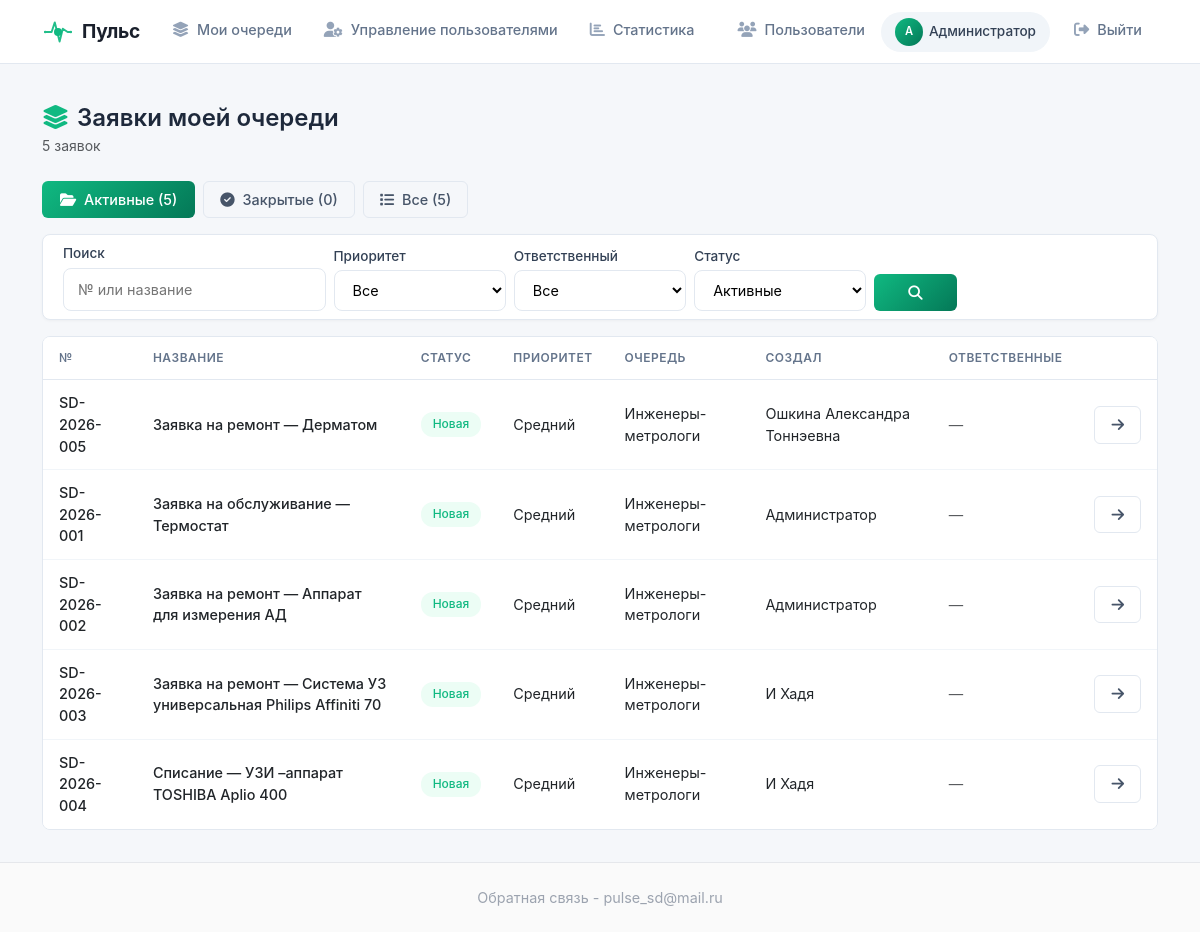
The app's page /queue-tickets (signed in) with its own data.
### models.py (models this page shows, shortened)
class User(UserMixin, db.Model):
    id = db.Column(db.Integer, primary_key=True)
    username = db.Column(db.String(80), unique=True, nullable=False)
    password = db.Column(db.String(200), nullable=False)
    full_name = db.Column(db.String(300), nullable=True)
    email = db.Column(db.String(120), unique=True, nullable=False)
    phone = db.Column(db.String(20), nullable=True)
    department = db.Column(db.String(200), nullable=True)
    position = db.Column(db.String(200), nullable=True)
    office = db.Column(db.String(50), nullable=True)
    is_admin = db.Column(db.Boolean, default=False)
    created_at = db.Column(db.DateTime, default=datetime.now(tz))
    notify_email = db.Column(db.Boolean, default=True)
    queues = db.relationship('Queue', secondary='user_queue', back_populates='members')
    admin_queues = db.relationship('Queue', secondary='queue_admins', back_populates='admins')
    assigned_tickets = db.relationship('Ticket', secondary='ticket_assignees', back_populates='assignees')
    created_tickets = db.relationship('Ticket', foreign_keys='Ticket.created_by_id', backref='creator')
    allowed_queues = db.relationship(
        'Queue',
        secondary='queue_links',
        primaryjoin='Queue.id == queue_links.c.queue_from',
        secondaryjoin='Queue.id == queue_links.c.queue_to',
        backref='allowed_by_queues'
    )
    bookings = db.relationship('Booking', backref='user', lazy=True)

class Ticket(db.Model):
    id = db.Column(db.Integer, primary_key=True)
    ticket_number = db.Column(db.String(20), unique=True, nullable=False)
    title = db.Column(db.String(200), nullable=False)
    description = db.Column(db.Text, nullable=False)
    status = db.Column(db.String(50), default='Новая')
    priority = db.Column(db.String(20), default='Средний')
    start_date = db.Column(db.DateTime, nullable=True)
    deadline = db.Column(db.DateTime, nullable=True)
    actual_deadline = db.Column(db.DateTime, nullable=True)
    created_by_id = db.Column(db.Integer, db.ForeignKey('user.id'))
    queue_id = db.Column(db.Integer, db.ForeignKey('queue.id'), nullable=True)
    rating = db.Column(db.Integer, nullable=True)
    feedback_text = db.Column(db.Text, nullable=True)
    created_at = db.Column(db.DateTime, default=datetime.now(tz))
    updated_at = db.Column(db.DateTime, default=datetime.now(tz), onupdate=datetime.now(tz))
    closed_at = db.Column(db.DateTime, nullable=True)
    assignees = db.relationship('User', secondary='ticket_assignees', back_populates='assigned_tickets')
    attachments = db.relationship('Attachment', backref='ticket', lazy=True)
    metrologist_request = db.relationship(
        'MetrologistRequest',
        back_populates='ticket',
        uselist=False,
        cascade='all, delete-orphan'
    )

class Queue(db.Model):
    id = db.Column(db.Integer, primary_key=True)
    name = db.Column(db.String(100), nullable=False, unique=True)
    description = db.Column(db.Text, nullable=True)
    is_active = db.Column(db.Boolean, default=True)
    queue_type = db.Column(db.String(50), default='default')
    created_at = db.Column(db.DateTime, default=datetime.now(tz))
    created_by_id = db.Column(db.Integer, db.ForeignKey('user.id'))
    mail = db.Column(db.Text,default = None)
    admins = db.relationship('User', secondary='queue_admins', back_populates='admin_queues')
    members = db.relationship('User', secondary='user_queue', back_populates='queues')
    tickets = db.relationship('Ticket', backref='queue', lazy=True)
    cars = db.relationship('Car', backref='queue', lazy=True)
    created_by = db.relationship('User', foreign_keys=[created_by_id])

### core/tickets.py (the view, shortened to what this page needs)
@tickets_bp.route('/queue-tickets')
@login_required
def queue_tickets():
    queue_ids = [q.id for q in current_user.queues]
    if not queue_ids:
        return render_template('queue_tickets.html', tickets=[], total_count=0, active_count=0, closed_count=0)
    query = Ticket.query.filter(Ticket.queue_id.in_(queue_ids))
    status_filter = request.args.get('status', 'active')
    search = request.args.get('search', '').strip()
    priority = request.args.get('priority', '').strip()
    assignee = request.args.get('assignee', '')
    if status_filter == 'active':
        query = query.filter(Ticket.status.in_(['Новая', 'В работе']))
    elif status_filter == 'closed':
        query = query.filter(Ticket.status == 'Закрыта')
    elif status_filter == 'all':
        pass
    else:
        query = query.filter(Ticket.status == status_filter)
    if priority:
        query = query.filter(Ticket.priority == priority)
    if assignee == 'me':
        query = query.filter(Ticket.assignees.any(id=current_user.id))
    elif assignee == 'unassigned':
        query = query.filter(~Ticket.assignees.any())
    tickets = query.order_by(Ticket.created_at.desc()).all()
    base_query = Ticket.query.filter(Ticket.queue_id.in_(queue_ids))
    total_count = base_query.count()
    active_count = base_query.filter(Ticket.status.in_(['Новая', 'В работе'])).count()
    closed_count = base_query.filter(Ticket.status == 'Закрыта').count()
    return render_template('queue_tickets.html',
                         tickets=tickets,
                         total_count=total_count,
                         active_count=active_count,
                         closed_count=closed_count,
                         status_filter=status_filter,
                         search_query=search,
                         priority_filter=priority,
                         assignee_filter=assignee)

### templates/queue_tickets.html (shortened to what this page needs)
{% extends "base.html" %}
{% block content %}
<div class="d-flex justify-content-between align-items-center mb-4">
    <div>
        <h4 class="mb-0 fw-semibold">
            <i class="fas fa-layer-group me-2" style="color: var(--primary);"></i>Заявки моей очереди
        </h4>
        <span class="text-muted small">{{ tickets|length }} заявок</span>
    </div>
</div>
<div class="row g-2 mb-3">
    <div class="col-auto">
        <a href="{{ url_for('tickets.queue_tickets', status='active') }}" class="btn btn-sm {% if status_filter == 'active' %}btn-primary-gradient{% else %}btn-outline-modern{% endif %}">
            <i class="fas fa-folder-open me-1"></i> Активные ({{ active_count }})
        </a>
    </div>
    <div class="col-auto">
        <a href="{{ url_for('tickets.queue_tickets', status='closed') }}" class="btn btn-sm {% if status_filter == 'closed' %}btn-primary-gradient{% else %}btn-outline-modern{% endif %}">
            <i class="fas fa-check-circle me-1"></i> Закрытые ({{ closed_count }})
        </a>
    </div>
    <div class="col-auto">
        <a href="{{ url_for('tickets.queue_tickets', status='all') }}" class="btn btn-sm {% if status_filter == 'all' %}btn-primary-gradient{% else %}btn-outline-modern{% endif %}">
            <i class="fas fa-list me-1"></i> Все ({{ total_count }})
        </a>
    </div>
</div>
<div class="card-modern mb-3 animate-fade-in">
    <div class="card-body py-2">
        <form method="GET" action="{{ url_for('tickets.queue_tickets') }}" class="row g-2 align-items-end">
            <div class="col-md-3">
                <label class="form-label-modern small">Поиск</label>
                <input type="text" class="form-control-modern" name="search" value="{{ search_query }}" placeholder="№ или название">
            </div>
            <div class="col-md-2">
                <label class="form-label-modern small">Приоритет</label>
                <select class="form-select-modern" name="priority">
                    <option value="">Все</option>
                </select>
            </div>
            <div class="col-md-2">
                <label class="form-label-modern small">Ответственный</label>
                <select class="form-select-modern" name="assignee">
                    <option value="">Все</option>
                </select>
            </div>
            <div class="col-md-2">
                <label class="form-label-modern small">Статус</label>
                <select class="form-select-modern" name="status">
                    <option value="active" {% if status_filter == 'active' %}selected{% endif %}>Активные</option>
                </select>
            </div>
            <div class="col-md-1">
                <button type="submit" class="btn btn-primary-gradient w-100"><i class="fas fa-search"></i></button>
            </div>
        </form>
    </div>
</div>
<div class="table-modern animate-fade-in">
    <table class="table mb-0">
        <thead>
            <tr>
                <th>№</th>
                <th>Название</th>
                <th>Статус</th>
                <th>Приоритет</th>
                <th>Очередь</th>
                <th>Создал</th>
                <th>Ответственные</th>
                <th></th>
            </tr>
        </thead>
        <tbody>
            {% for ticket in tickets %}
                <tr>
                    <td><span class="fw-medium">{{ ticket.ticket_number }}</span></td>
                    <td><a href="{{ url_for('tickets.ticket_detail', ticket_id=ticket.id) }}" class="fw-medium text-dark">{{ ticket.title }}</a></td>
                    <td>
                        <span class="badge-status
                            {% if ticket.status == 'Новая' %}badge-status-new
                            {% elif ticket.status == 'В работе' %}badge-status-work
                            {% elif ticket.status == 'Закрыта' %}badge-status-closed
                            {% else %}badge-status-other{% endif %}">
                            {{ ticket.status }}
                        </span>
                    </td>
                    <td><span class="priority-{{ ticket.priority.lower() }}">{{ ticket.priority }}</span></td>
                    <td>{% if ticket.queue %}{{ ticket.queue.name }}{% else %}<span class="text-muted">—</span>{% endif %}</td>
                    <td>{{ ticket.creator.full_name or ticket.creator.username if ticket.creator else '—' }}</td>
                    <td>
                        {% for assignee in ticket.assignees %}
                            <span class="badge bg-light text-dark border-0">{{ assignee.username }}</span>
                        {% else %}
                            <span class="text-muted">—</span>
                        {% endfor %}
                    </td>
                    <td><a href="{{ url_for('tickets.ticket_detail', ticket_id=ticket.id) }}" class="btn btn-outline-modern btn-sm"><i class="fas fa-arrow-right"></i></a></td>
                </tr>
            {% endfor %}
        </tbody>
    </table>
</div>
{% endblock %}

### templates/base.html (shortened to what this page needs)
<!DOCTYPE html>
<html lang="ru">
<head>
    <link href="https://cdn.jsdelivr.net/npm/bootstrap@5.3.0/dist/css/bootstrap.min.css" rel="stylesheet">
    <link href="https://cdnjs.cloudflare.com/ajax/libs/font-awesome/6.4.0/css/all.min.css" rel="stylesheet">
    <link rel="stylesheet" href="{{ url_for('static', filename='style.css') }}">
    <link href="https://cdn.quilljs.com/1.3.6/quill.snow.css" rel="stylesheet">
</head>
<body>
    <nav class="navbar navbar-expand-lg navbar-custom">
        <div class="container">
            <a class="navbar-brand" href="{{ url_for('index') }}">
                <span class="logo-pulse">
                    <span class="pulse-icon">
                        <span class="pulse-dot"></span>
                    </span>
                    Пульс
                </span>
            </a>
            <div class="collapse navbar-collapse" id="navbarNav">
                <ul class="navbar-nav me-auto">
                    {% if current_user.is_authenticated and current_user.admin_queues %}
                        <li class="nav-item">
                            <a class="nav-link {{ 'active' if request.endpoint == 'my_queues' }}" href="{{ url_for('my_queues.my_queues') }}">
                                <i class="fas fa-layer-group"></i> Мои очереди
                            </a>
                        </li>
                    {% endif %}
                    {% if current_user.is_authenticated and current_user.is_admin %}
                        <li class="nav-item dropdown">
                            <a class="nav-link {{ 'active' if request.endpoint == 'admin_users' }}" href="{{ url_for('user_mgmt.admin_users') }}">
                                <i class="fas fa-user-cog"></i> Управление пользователями
                            </a>
                        </li>
                        <li class="nav-item">
                            <a class="nav-link {{ 'active' if request.endpoint == 'statistics' }}" href="{{ url_for('statistics.statistics') }}">
                                <i class="fas fa-chart-bar"></i> Статистика
                            </a>
                        </li>
                    {% endif %}
                </ul>
                <ul class="navbar-nav align-items-center">
                    {% if current_user.is_authenticated %}
                        <li class="nav-item">
                            <a class="nav-link {{ 'active' if request.endpoint == 'users_list' }}" href="{{ url_for('users_list') }}">
                                <i class="fas fa-users"></i> Пользователи
                            </a>
                        </li>
                        <li class="nav-item me-2">
                            <a href="{{ url_for('profile') }}" class="user-badge-link" title="Перейти в профиль">
                                <span class="user-badge">
                                    <span class="user-avatar-mini">{{ (current_user.full_name or current_user.username)[0]|upper }}</span>
                                    {{ current_user.full_name or current_user.username }}
                                </span>
                            </a>
                        </li>
                        <li class="nav-item">
                            <a class="nav-link btn-logout" href="{{ url_for('login.logout') }}">
                                <i class="fas fa-sign-out-alt"></i> Выйти
                            </a>
                        </li>
                    {% else %}
                        <li class="nav-item">
                            <a class="nav-link btn-login" href="{{ url_for('login') }}">
                                <i class="fas fa-sign-in-alt"></i> Войти
                            </a>
                        </li>
                    {% endif %}
                </ul>
            </div>
        </div>
    </nav>
    <div class="main-content">
        <div class="container mt-4 pt-3">
            {% block content %}{% endblock %}
        </div>
    </div>
    <footer class="footer">
        <div class="container">
            Обратная связь - pulse_sd@mail.ru
        </div>
    </footer>
</body>
</html>

### records on screen
User: full_name "А", full_name "Администратор"
Ticket: ticket_number "SD-2026-005", title "Заявка на ремонт — Дерматом", status "Новая", priority "Средний", queue.name "Инженеры-метрологи", creator "Ошкина Александра Тоннэевна"
Ticket: ticket_number "SD-2026-001", title "Заявка на обслуживание — Термостат", status "Новая", priority "Средний", queue.name "Инженеры-метрологи", creator "Администратор"
Ticket: ticket_number "SD-2026-002", title "Заявка на ремонт — Аппарат для измерения АД", status "Новая", priority "Средний", queue.name "Инженеры-метрологи", creator "Администратор"
Ticket: ticket_number "SD-2026-003", title "Заявка на ремонт — Система УЗ универсальная Philips Affiniti 70", status "Новая", priority "Средний", queue.name "Инженеры-метрологи", creator "И Хадя"
Ticket: ticket_number "SD-2026-004", title "Списание — УЗИ –аппарат TOSHIВA Aplio 400", status "Новая", priority "Средний", queue.name "Инженеры-метрологи", creator "И Хадя"

### other values on screen
{{ tickets|length }} "5"
{{ active_count }} "5"
{{ closed_count }} "0"
{{ total_count }} "5"
